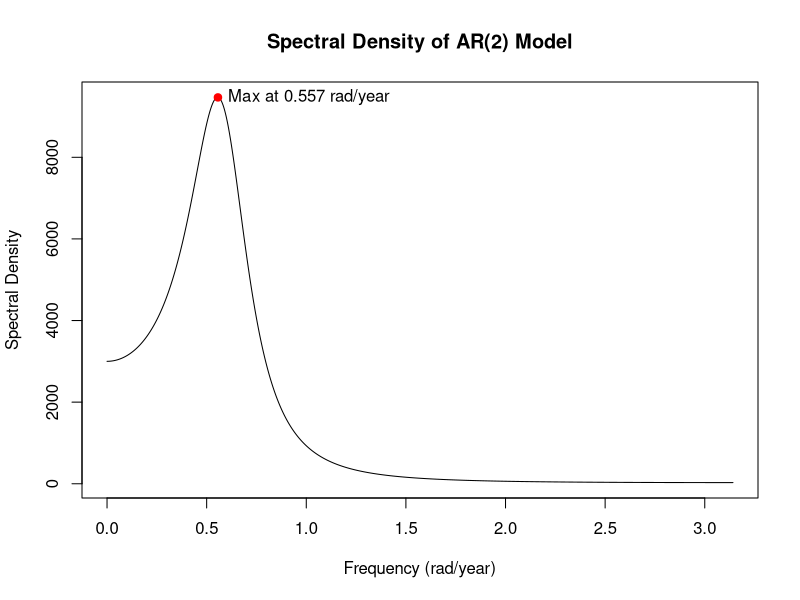
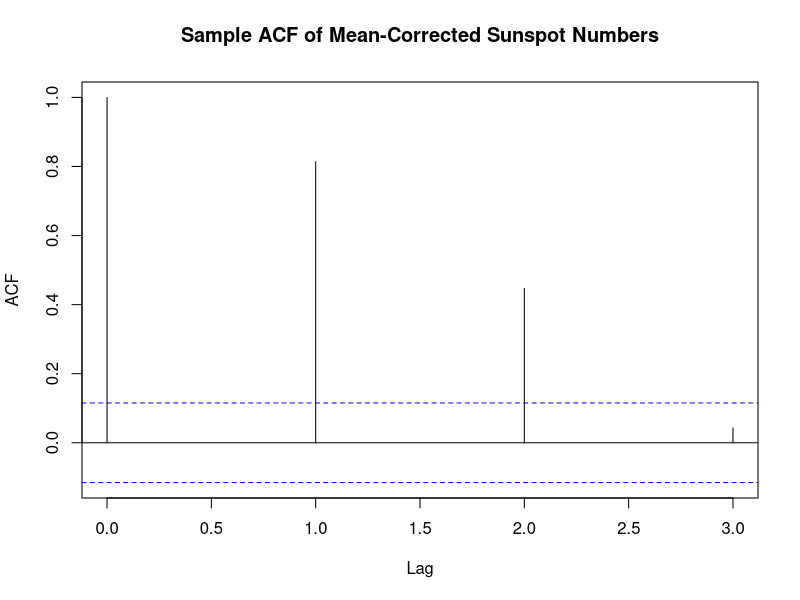
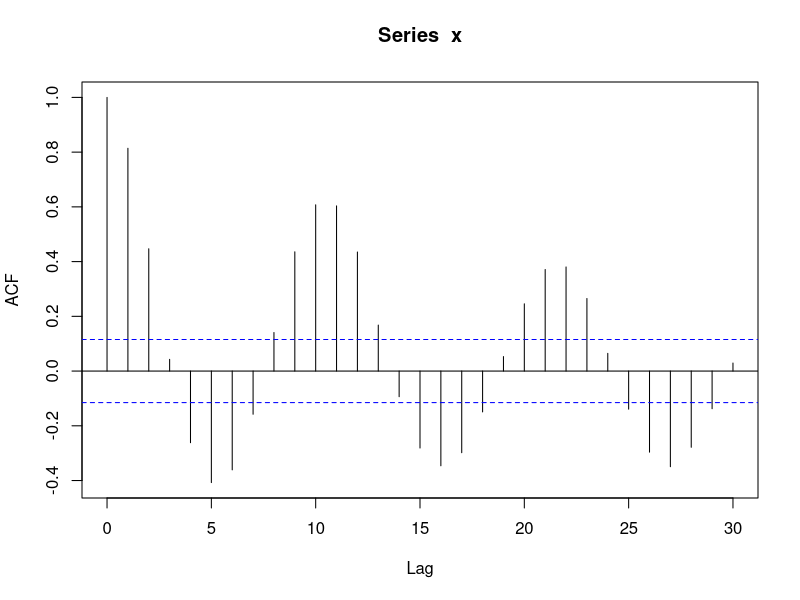
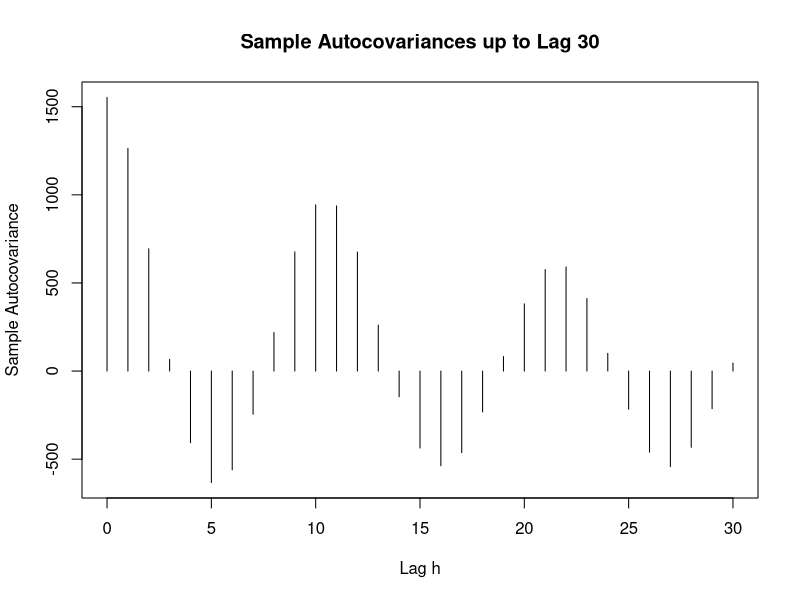
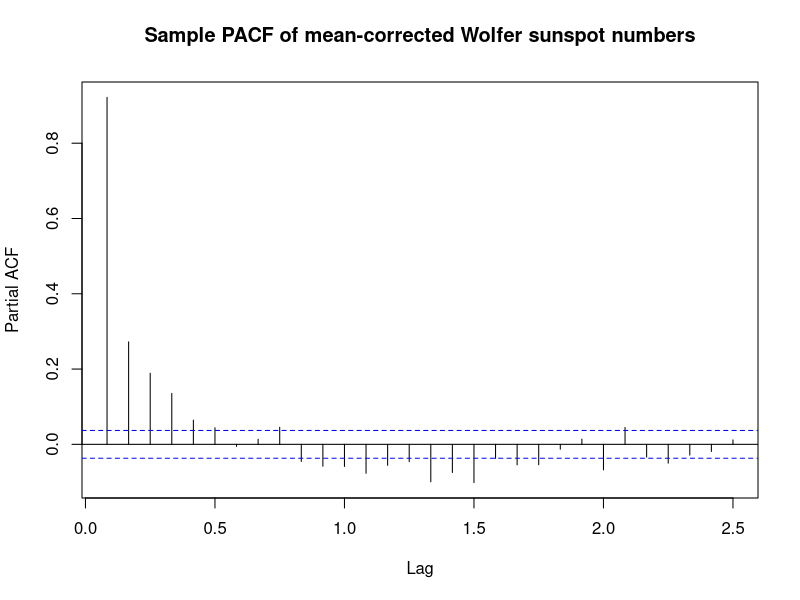

Reproduce these figures in R, in order.
# \begin{exercise}[21]
#   Please install the {\tt R} package {\tt datasets}, and use {\tt
#     data(sunspot.year)} to load the W\"olfer sunspot numbers from
#   1700 to 1988. Let $\{X_t\}$ denote the original data, and $\{Y_t\}$
#   denote the mean-corrected series, $Y_t=X_t-49.13$. The following
#   AR(2) model for $\{Y_t\}$ is obtained
#   \begin{equation*}
#     Y_t=1.389Y_{t-1}-.691Y_{t-2}+Z_t,\quad\{Z_t\}\sim\hbox{WN}(0,273.6).
#   \end{equation*}
#   Determine and plot the spectral density of the fitted model and find
#   the frequency at which it achieves its maximum value. What is the
#   corresponding period?
#   \begin{solution}
    
#   \end{solution}
# \end{exercise}


library(datasets)
data(sunspot.year)
X_t <- sunspot.year
Y_t <- X_t - mean(X_t)
ar2_model <- arima(Y_t, order = c(2, 0, 0))
phi1 <- ar2_model$coef[1]
print(phi1)
phi2 <- ar2_model$coef[2]
print(phi2)
sigma2 <- ar2_model$sigma2
print(sigma2)
spectrum_values <- function(omega) {
  num <- sigma2
  denom <- abs(1 - phi1 * exp(-1i * omega) - phi2 * exp(-2i * omega))^2
  return(num / denom)
}
omega_seq <- seq(0, pi, length.out = 1000)
spectrum_vals <- sapply(omega_seq, spectrum_values)
max_index <- which.max(spectrum_vals)
max_frequency <- omega_seq[max_index]
max_period <- 2 * pi / max_frequency
plot(omega_seq, spectrum_vals, type = "l", xlab = "Frequency (rad/year)", ylab = "Spectral Density", main = "Spectral Density of AR(2) Model")
points(max_frequency, spectrum_vals[max_index], col = "red", pch = 19)
text(max_frequency, spectrum_vals[max_index], labels = paste("Max at", round(max_frequency  , 3), "rad/year"), pos = 4)
cat("Maximum frequency:", max_frequency, "rad/year\n")
cat("Corresponding period:", max_period, "years\n")


# Use the W\"olfer sunspot numbers data to Calculate the sample autocovariances up to lag 3. Also plot the sample ACF using the {\tt R} function {\tt acf()}.

acf_values <- acf(Y_t, plot = FALSE, lag.max = 3)
print(acf_values$acf)
plot(acf_values, main = "Sample ACF of Mean-Corrected Sunspot Numbers")





## Load the Wolfer sunspot numbers
library(datasets)
data(sunspot.year)   # yearly sunspot numbers 1700–1988

x <- as.numeric(sunspot.year)  # original series X_t
n <- length(x)

## (a) Sample autocovariances up to lag 3
x_bar <- mean(x)

## function for sample autocovariance with denominator n
sample_acov <- function(x, h) {
  n <- length(x)
  x_bar <- mean(x)
  sum( (x[1:(n-h)] - x_bar) * (x[(1+h):n] - x_bar) ) / n
}

gamma_hat <- sapply(0:30, function(h) sample_acov(x, h))
names(gamma_hat) <- paste0("gamma(", 0:30, ")")
gamma_hat
acf(x, lag.max = 30)  # default type = "correlation", with plot


plot(0:30, gamma_hat[1:31], type="h", xlab="Lag h", ylab="Sample Autocovariance", main="Sample Autocovariances up to Lag 30")


## 1. Load data and mean-correct -----------------------------------------

Y <- sunspots                      # Wolfer sunspot numbers [web:37][web:42]
Y <- Y - mean(Y)                   # mean-corrected series

## 2. Plot sample PACF up to lag 30 -------------------------------------

pacf(Y,
     lag.max = 30,
     main    = "Sample PACF of mean-corrected Wolfer sunspot numbers")

## 3. Extract PACF at lags 1, 2, 3 --------------------------------------

pacf_res <- pacf(Y, lag.max = 30, plot = FALSE)

lags <- as.numeric(pacf_res$lag)   # numeric lag values
phi  <- as.numeric(pacf_res$acf)   # PACF estimates at those lags

pacf_1_3 <- data.frame(lag = lags, pacf = phi)
pacf_1_3 <- subset(pacf_1_3, lag %in% 1:3)

# Nicely formatted table for LaTeX
pacf_1_3_rounded <- transform(pacf_1_3, pacf = round(pacf, 4))
print(pacf_1_3_rounded)


gamma0 <- 1552.81307
gamma1 <- 1264.19939
gamma2 <- 693.89068
gamma3 <- 66.49035

## k = 1
phi11 <- gamma1 / gamma0  # PACF lag 1

## k = 2
Gamma2 <- matrix(c(gamma0, gamma1,
                   gamma1, gamma0), nrow = 2, byrow = TRUE)
gamma_vec2 <- c(gamma1, gamma2)
phi2 <- solve(Gamma2, gamma_vec2)   # (phi21, phi22)
phi22 <- phi2[2]                    # PACF lag 2

## k = 3
Gamma3 <- matrix(c(gamma0, gamma1, gamma2,
                   gamma1, gamma0, gamma1,
                   gamma2, gamma1, gamma0),
                 nrow = 3, byrow = TRUE)
gamma_vec3 <- c(gamma1, gamma2, gamma3)
phi3 <- solve(Gamma3, gamma_vec3)   # (phi31, phi32, phi33)
phi33 <- phi3[3]                    # PACF lag 3

phi3
c(phi11 = phi11, phi22 = phi22, phi33 = phi33)
